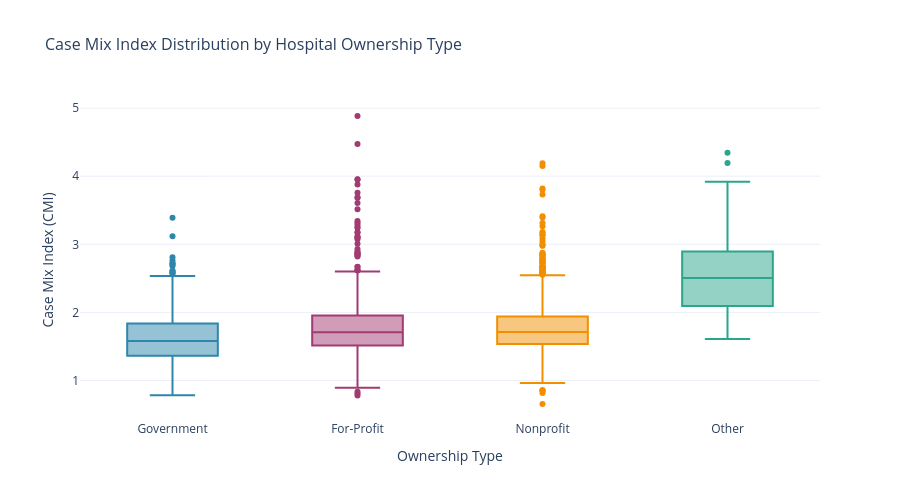

The notebook cell this image was saved under:
### Markdown cell above
## Chart 1: CMI Distribution by Ownership Type

### Code cell
# Prepare data: drop rows with missing CMI or ownership_category
chart1_data = revenue_data[['cmi', 'ownership_category']].dropna()

# Create box plot
fig1 = px.box(
    chart1_data,
    x='ownership_category',
    y='cmi',
    color='ownership_category',
    title='Case Mix Index Distribution by Hospital Ownership Type',
    labels={'cmi': 'CMI', 'ownership_category': 'Ownership Type'},
    template='plotly_white',
    height=500,
    width=900,
    color_discrete_sequence=[
        COLORS['primary'],
        COLORS['secondary'],
        COLORS['accent'],
        COLORS['success']
    ]
)

fig1.update_layout(
    showlegend=False,
    font=dict(size=12),
    xaxis_title='Ownership Type',
    yaxis_title='Case Mix Index (CMI)',
    title_font_size=16
)

fig1.show()
save_chart(fig1, 'chart1_cmi_by_ownership')

### Figure 1 — Plotly figure (JSON) as saved in the notebook; plotly's stock layout.template omitted (floating-point values rounded to 4 significant figures; data arrays with more than 128 entries replaced by an {"elided": "..."} marker saying what was removed)
{"data": [{"alignmentgroup": "True", "hovertemplate": "Ownership Type=%{x}<br>CMI=%{y}<extra></extra>", "legendgroup": "Government", "marker": {"color": "#2E86AB"}, "name": "Government", "notched": false, "offsetgroup": "Government", "orientation": "v", "showlegend": true, "type": "box", "x": {"elided": "438 str values"}, "x0": " ", "xaxis": "x", "y": {"elided": "438 float values"}, "y0": " ", "yaxis": "y"}, {"alignmentgroup": "True", "hovertemplate": "Ownership Type=%{x}<br>CMI=%{y}<extra></extra>", "legendgroup": "For-Profit", "marker": {"color": "#A23B72"}, "name": "For-Profit", "notched": false, "offsetgroup": "For-Profit", "orientation": "v", "showlegend": true, "type": "box", "x": {"elided": "629 str values"}, "x0": " ", "xaxis": "x", "y": {"elided": "629 float values"}, "y0": " ", "yaxis": "y"}, {"alignmentgroup": "True", "hovertemplate": "Ownership Type=%{x}<br>CMI=%{y}<extra></extra>", "legendgroup": "Nonprofit", "marker": {"color": "#F18F01"}, "name": "Nonprofit", "notched": false, "offsetgroup": "Nonprofit", "orientation": "v", "showlegend": true, "type": "box", "x": {"elided": "1925 str values"}, "x0": " ", "xaxis": "x", "y": {"elided": "1925 float values"}, "y0": " ", "yaxis": "y"}, {"alignmentgroup": "True", "hovertemplate": "Ownership Type=%{x}<br>CMI=%{y}<extra></extra>", "legendgroup": "Other", "marker": {"color": "#2CA58D"}, "name": "Other", "notched": false, "offsetgroup": "Other", "orientation": "v", "showlegend": true, "type": "box", "x": ["Other", "Other", "Other", "Other", "Other", "Other", "Other", "Other", "Other", "Other", "Other", "Other", "Other", "Other", "Other", "Other", "Other", "Other", "Other", "Other", "Other", "Other", "Other", "Other", "Other", "Other", "Other", "Other", "Other", "Other", "Other", "Other", "Other", "Other", "Other", "Other", "Other", "Other", "Other", "Other", "Other", "Other", "Other", "Other", "Other", "Other", "Other", "Other", "Other", "Other", "Other", "Other", "Other", "Other", "Other", "Other", "Other", "Other", "Other", "Other", "Other", "Other", "Other", "Other", "Other", "Other", "Other", "Other"], "x0": " ", "xaxis": "x", "y": [1.839, 2.518, 3.213, 2.4, 2.201, 2.283, 2.898, 3.381, 2.662, 1.88, 2.546, 2.74, 1.687, 2.732, 1.954, 2.072, 2.014, 3.326, 2.126, 2.797, 2.942, 2.013, 3.066, 3.92, 3.366, 2.464, 1.666, 1.882, 3.598, 2.891, 3.089, 4.346, 2.39, 3.077, 4.192, 2.469, 2.164, 2.881, 2.412, 1.701, 2.53, 2.076, 2.705, 1.979, 2.764, 2.158, 1.764, 1.609, 1.742, 2.384, 2.772, 2.877, 3.077, 2.12, 1.981, 3.119, 2.49, 3.458, 2.738, 2.136, 2.709, 2.238, 2.673, 2.842, 2.438, 3.607, 2.112, 1.883], "y0": " ", "yaxis": "y"}], "layout": {"boxmode": "overlay", "font": {"size": 12}, "height": 500, "legend": {"title": {"text": "Ownership Type"}, "tracegroupgap": 0}, "showlegend": false, "title": {"font": {"size": 16}, "text": "Case Mix Index Distribution by Hospital Ownership Type"}, "width": 900, "xaxis": {"anchor": "y", "categoryarray": ["Government", "For-Profit", "Nonprofit", "Other"], "categoryorder": "array", "domain": [0.0, 1.0], "title": {"text": "Ownership Type"}}, "yaxis": {"anchor": "x", "domain": [0.0, 1.0], "title": {"text": "Case Mix Index (CMI)"}}}}
